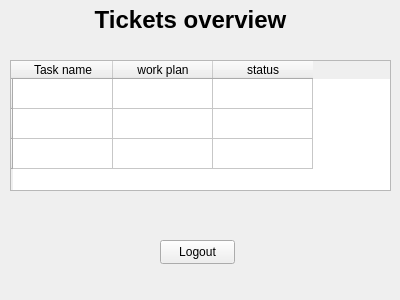
<?xml version="1.0" encoding="UTF-8"?>
<ui version="4.0">
 <class>ticketPlanWindow</class>
 <widget class="QWidget" name="ticketPlanWindow">
  <property name="geometry">
   <rect>
    <x>0</x>
    <y>0</y>
    <width>400</width>
    <height>300</height>
   </rect>
  </property>
  <property name="windowTitle">
   <string>Tickets and WorkPlans</string>
  </property>
  <widget class="QLabel" name="label">
   <property name="geometry">
    <rect>
     <x>60</x>
     <y>10</y>
     <width>261</width>
     <height>20</height>
    </rect>
   </property>
   <property name="font">
    <font>
     <pointsize>18</pointsize>
     <bold>true</bold>
    </font>
   </property>
   <property name="text">
    <string>Tickets overview</string>
   </property>
   <property name="alignment">
    <set>Qt::AlignmentFlag::AlignCenter</set>
   </property>
  </widget>
  <widget class="QPushButton" name="logOut">
   <property name="geometry">
    <rect>
     <x>160</x>
     <y>240</y>
     <width>75</width>
     <height>24</height>
    </rect>
   </property>
   <property name="text">
    <string>Logout</string>
   </property>
  </widget>
  <widget class="QTableWidget" name="ticketPlanTable">
   <property name="geometry">
    <rect>
     <x>10</x>
     <y>60</y>
     <width>381</width>
     <height>131</height>
    </rect>
   </property>
   <row>
    <property name="text">
     <string/>
    </property>
   </row>
   <row>
    <property name="text">
     <string/>
    </property>
   </row>
   <row>
    <property name="text">
     <string/>
    </property>
   </row>
   <column>
    <property name="text">
     <string>Task name</string>
    </property>
    <property name="foreground">
     <brush brushstyle="SolidPattern">
      <color alpha="255">
       <red>0</red>
       <green>0</green>
       <blue>0</blue>
      </color>
     </brush>
    </property>
   </column>
   <column>
    <property name="text">
     <string>work plan</string>
    </property>
   </column>
   <column>
    <property name="text">
     <string>status</string>
    </property>
   </column>
   <item row="0" column="0">
    <property name="text">
     <string/>
    </property>
   </item>
   <item row="0" column="1">
    <property name="text">
     <string/>
    </property>
   </item>
   <item row="0" column="2">
    <property name="text">
     <string/>
    </property>
   </item>
   <item row="1" column="0">
    <property name="text">
     <string/>
    </property>
   </item>
   <item row="1" column="1">
    <property name="text">
     <string/>
    </property>
   </item>
   <item row="1" column="2">
    <property name="text">
     <string/>
    </property>
   </item>
   <item row="2" column="0">
    <property name="text">
     <string/>
    </property>
   </item>
   <item row="2" column="1">
    <property name="text">
     <string/>
    </property>
   </item>
   <item row="2" column="2">
    <property name="text">
     <string/>
    </property>
   </item>
  </widget>
 </widget>
 <resources/>
 <connections/>
</ui>
